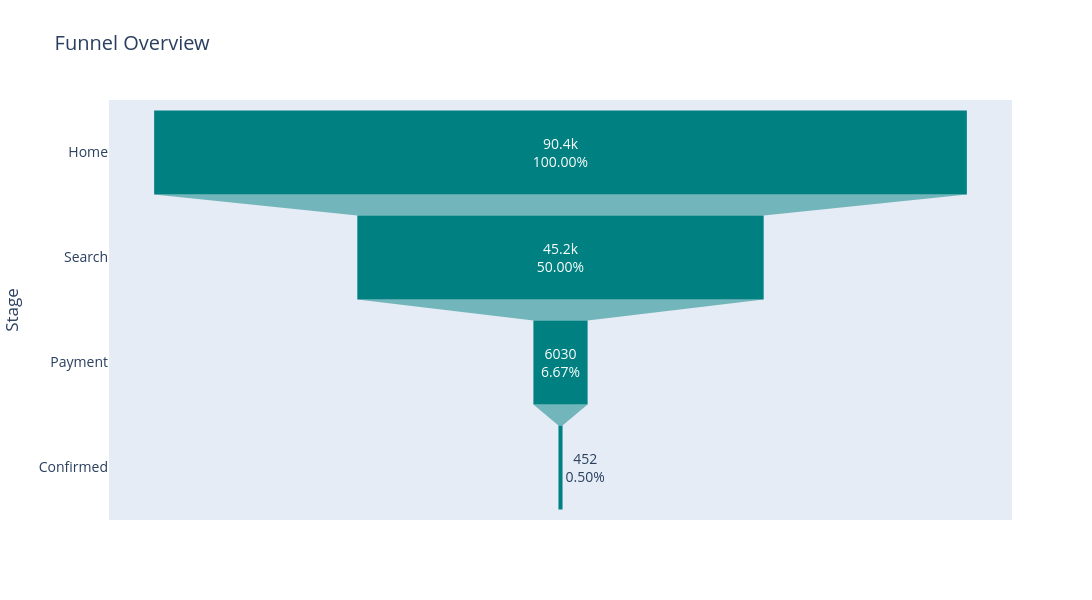

Notebook code cell kept with this figure:
### Code cell
fig = px.funnel(funnel_data, x='Users', y='Stage', title='Funnel Overview')
fig.update_layout(font=dict(size=14))
fig.update_traces(marker=dict(color='teal'))
fig.update_traces(textinfo="value+percent initial", texttemplate="%{value}<br>%{percentInitial:.2%}")
fig.update_layout(width=1100, height=600)
fig.show()

### Figure 1 — Plotly figure (JSON) as saved in the notebook; plotly's stock layout.template omitted (floating-point values rounded to 4 significant figures)
{"data": [{"hovertemplate": "Users=%{x}<br>Stage=%{y}<extra></extra>", "legendgroup": "", "marker": {"color": "teal"}, "name": "", "orientation": "h", "showlegend": false, "textinfo": "value+percent initial", "texttemplate": "%{value}<br>%{percentInitial:.2%}", "type": "funnel", "x": [90400, 45200, 6030, 452], "xaxis": "x", "y": ["Home", "Search", "Payment", "Confirmed"], "yaxis": "y"}], "layout": {"font": {"size": 14}, "height": 600, "legend": {"tracegroupgap": 0}, "title": {"text": "Funnel Overview"}, "width": 1100, "xaxis": {"anchor": "y", "domain": [0, 1], "title": {"text": "Users"}}, "yaxis": {"anchor": "x", "domain": [0, 1], "title": {"text": "Stage"}}}}
